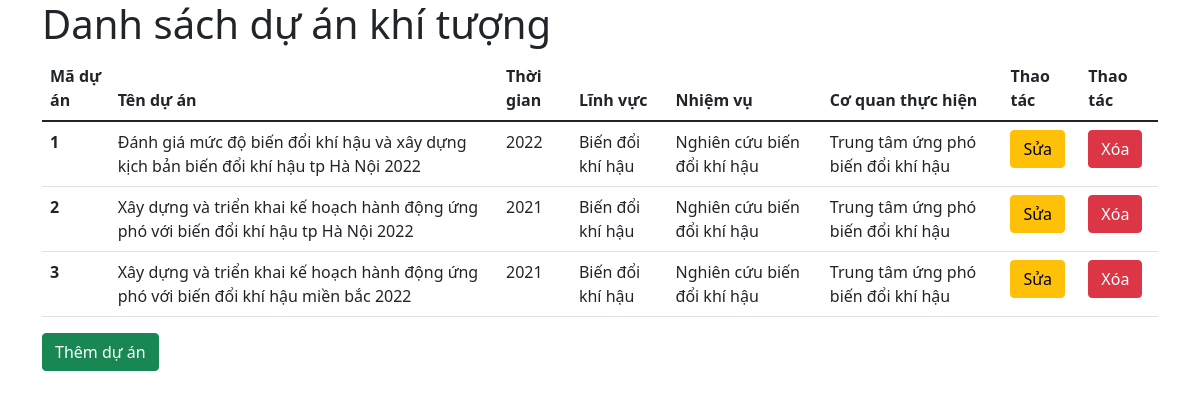
The page / on the database its author committed.
### tables this page shows
CREATE TABLE `duan` (
  `maduan` int(11) NOT NULL,
  `tenduan` varchar(255) NOT NULL,
  `namthuchien` year(4) NOT NULL,
  `linhvuc` varchar(255) NOT NULL,
  `nhiemvu` varchar(255) NOT NULL,
  `coquanthuchien` varchar(255) NOT NULL
);

### src/controller/ProjectController.php (called while the page is built, shortened)
<?php
require_once 'model/Project.php';
class ProjectController
{
    function index()
    {
        $projectModel = new ProjectModel();
        $projects = $projectModel->getAllProjects();
        require_once 'views/project/index.php';
    }
}

### src/index.php (called while the page is built, shortened)
<?php
$action     = isset($_GET['action']) ? $_GET['action'] : 'index';
$object = new $classController();
$object->$action();

### src/model/Project.php (called while the page is built, shortened)
<?php
class ProjectModel
{
    public function getAllProjects()
    {
        $conn = $this->connectDb();
        $sql = "SELECT * FROM duan";
        $result = mysqli_query($conn, $sql);
        $arr_projects = [];
        if (mysqli_num_rows($result) > 0) {
            $arr_projects = mysqli_fetch_all($result, MYSQLI_ASSOC);
        }
        return $arr_projects;
    }
    public function connectDb()
    {
        $connection = mysqli_connect(DB_HOST, DB_USERNAME, DB_PASSWORD, DB_NAME);
        return $connection;
    }
}

### src/views/project/index.php (the view, shortened to what this page needs)
<!DOCTYPE html>
<html lang="en">
<head>
    <link href="https://cdn.jsdelivr.net/npm/bootstrap@5.1.3/dist/css/bootstrap.min.css" rel="stylesheet">
</head>
<body>
<div class="container">
<h1>Danh sách dự án khí tượng</h1>
    <table class="table table-hover rounded">
        <thead>
            <tr>
                <th scope="col">Mã dự án</th>
                <th scope="col">Tên dự án</th>
                <th scope="col">Thời gian</th>
                <th scope="col">Lĩnh vực</th>
                <th scope="col">Nhiệm vụ</th>
                <th scope="col">Cơ quan thực hiện</th>
                <th scope="col">Thao tác</th>
                <th scope="col">Thao tác</th>
            </tr>
        </thead>
        <tbody>
        <?php
        foreach($projects as $project){
            echo '
            <tr>
                <th scope="row">' . $project['maduan'] . '</th>
                <td>' . $project['tenduan'] . '</td>
                <td>' . $project['namthuchien'] . '</td>
                <td>' . $project['linhvuc'] . '</td>
                <td>' . $project['nhiemvu'] . '</td>
                <td>' . $project['coquanthuchien'] . '</td>
                <td><a href="index.php?controller=project&action=edit&id=' . $project['maduan'] . '" class="btn btn-warning" '. $project['maduan'] .'>Sửa</a></td>
                <td><a class="btn btn-danger" href="index.php?controller=project&action=delete&id=' . $project['maduan'] . '">Xóa</a></td>
            </tr>';
        }
        ?>
            </tbody>
    </table>
    <a class="btn btn-success" href="index.php?controller=project&action=add">Thêm dự án</a>
</div>
</body>
</html>

### rows shown on the page
duan: maduan "1", tenduan "Đánh giá mức độ biến đổi khí hậu và xây dựng kịch bản biến đổi khí hậu tp Hà Nội 2022", namthuchien "2022", linhvuc "Biến đổi khí hậu", nhiemvu "Nghiên cứu biến đổi khí hậu", coquanthuchien "Trung tâm ứng phó biến đổi khí hậu"
duan: maduan "2", tenduan "Xây dựng và triển khai kế hoạch hành động ứng phó với biến đổi khí hậu tp Hà Nội 2022", namthuchien "2021", linhvuc "Biến đổi khí hậu", nhiemvu "Nghiên cứu biến đổi khí hậu", coquanthuchien "Trung tâm ứng phó biến đổi khí hậu"
duan: maduan "3", tenduan "Xây dựng và triển khai kế hoạch hành động ứng phó với biến đổi khí hậu miền bắc 2022", namthuchien "2021", linhvuc "Biến đổi khí hậu", nhiemvu "Nghiên cứu biến đổi khí hậu", coquanthuchien "Trung tâm ứng phó biến đổi khí hậu"
